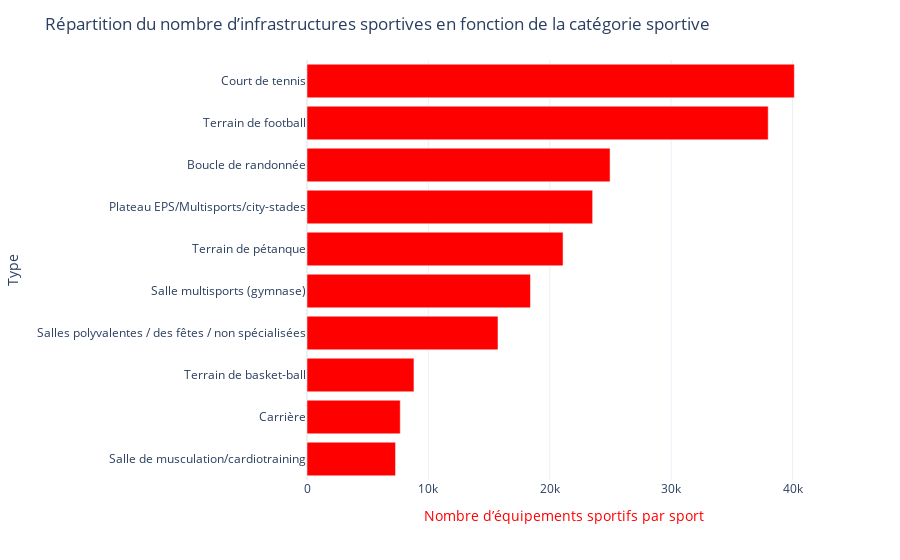

The cell this chart's notebook holds for it:
### Markdown cell above
Afin de rendre cela plus visible, nous réalisons un diagramme en bâtons représentant les 10 sports ayant le plus d'équipements sportifs en France.

### Code cell
fig = px.bar(df1.sort_values('Nombre', ascending=False).head(10).sort_values('Nombre', ascending=True), orientation='h', x='Nombre',
             y='Type', color_discrete_sequence=["red"], template="plotly_white")

fig.update_layout(
    title='Répartition du nombre d’infrastructures sportives en fonction de la catégorie sportive',
    xaxis_title='Nombre d’équipements sportifs par sport')
fig.update_xaxes(title_font=dict(color='red'))

### Figure 1 — Plotly figure (JSON) as saved in the notebook; plotly's stock layout.template omitted (floating-point values rounded to 4 significant figures)
{"data": [{"alignmentgroup": "True", "hovertemplate": "Nombre=%{x}<br>Type=%{y}<extra></extra>", "legendgroup": "", "marker": {"color": "red", "pattern": {"shape": ""}}, "name": "", "offsetgroup": "", "orientation": "h", "showlegend": false, "textposition": "auto", "type": "bar", "x": [7293, 7682, 8811, 15733, 18408, 21093, 23531, 24966, 37993, 40146], "xaxis": "x", "y": ["Salle de musculation/cardiotraining", "Carrière", "Terrain de basket-ball", "Salles polyvalentes / des fêtes / non spécialisées", "Salle multisports (gymnase)", "Terrain de pétanque", "Plateau EPS/Multisports/city-stades", "Boucle de randonnée", "Terrain de football", "Court de tennis"], "yaxis": "y"}], "layout": {"autosize": true, "barmode": "relative", "legend": {"tracegroupgap": 0}, "margin": {"t": 60}, "title": {"text": "Répartition du nombre d’infrastructures sportives en fonction de la catégorie sportive"}, "xaxis": {"anchor": "y", "autorange": true, "domain": [0, 1], "range": [0, 42260.0], "title": {"font": {"color": "red"}, "text": "Nombre d’équipements sportifs par sport"}, "type": "linear"}, "yaxis": {"anchor": "x", "autorange": true, "domain": [0, 1], "range": [-0.5, 9.5], "title": {"text": "Type"}, "type": "category"}}}
